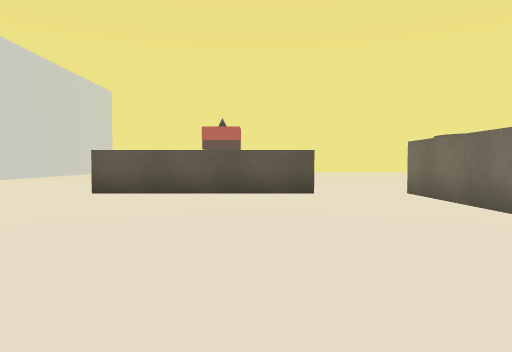
view 1 (above)

24 first-person views from a walk through a Unity game level. The camera is 0.53 m above the floor, tilts 2° down and sees 70° across. The floor is counted in squares, 1 m on a side. Each view is taken from the middle of a square. On the plan, view 1 faces up. The plan holds only what a view shows up to about 9 squares ahead; the rest is blank. The place goes on beyond the plan. The player is left out. Surface patterns are stand-ins for the level's own textures.

view 2
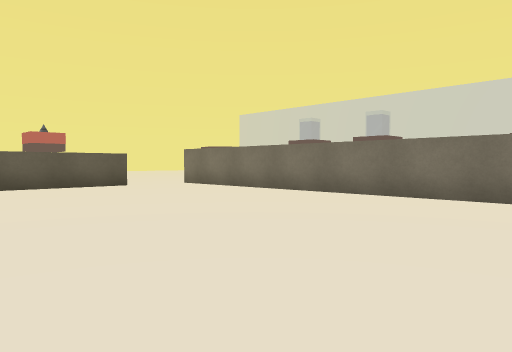

view 3
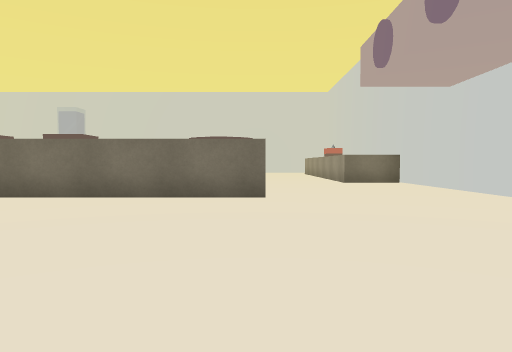

view 4
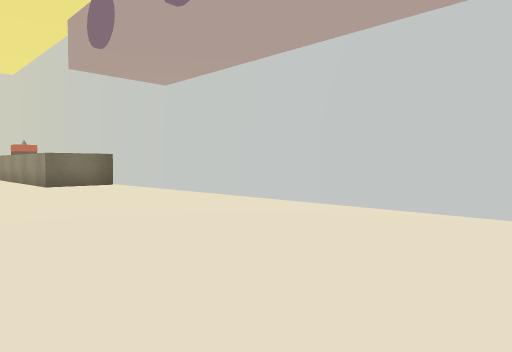

view 5
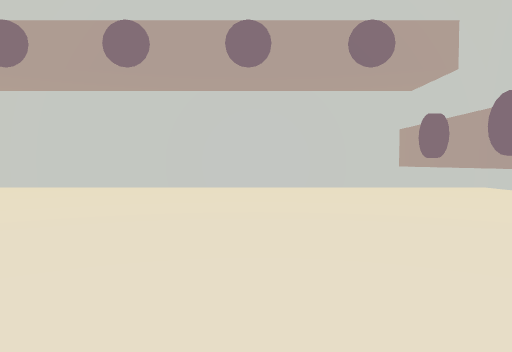

view 6
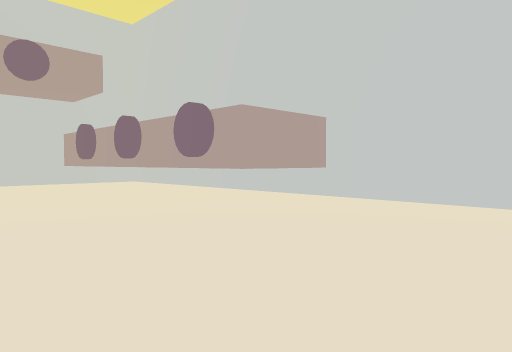

view 7
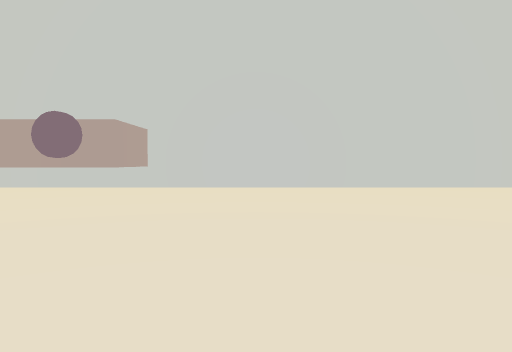

view 8
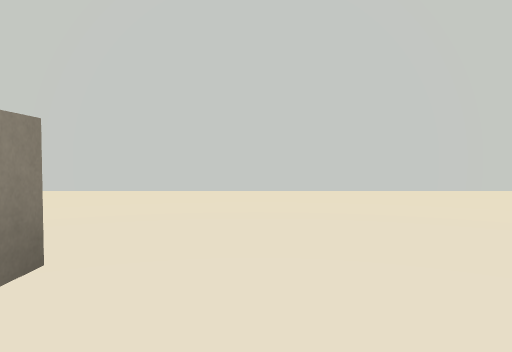

view 9
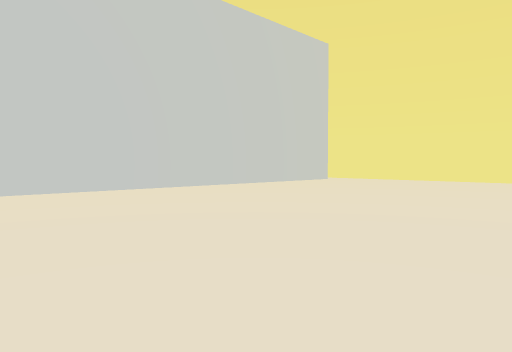

view 10
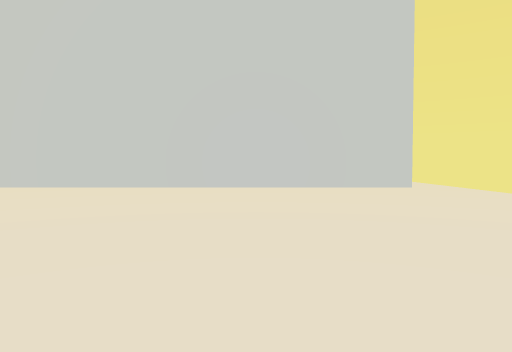

view 11
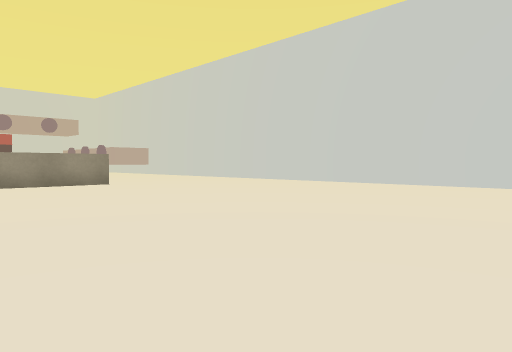

view 12
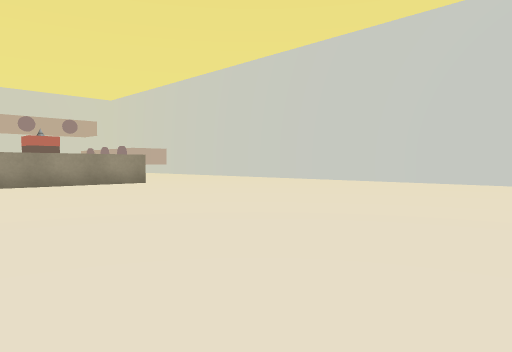

view 13
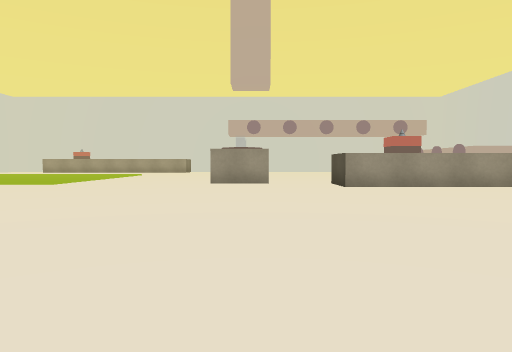

view 14
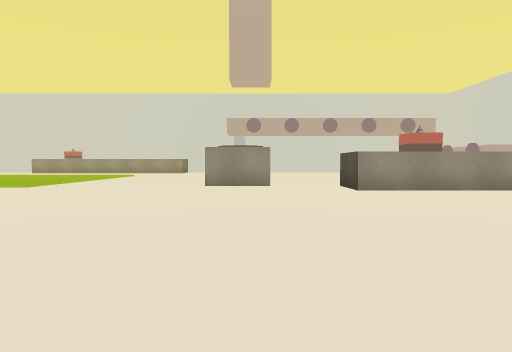

view 15
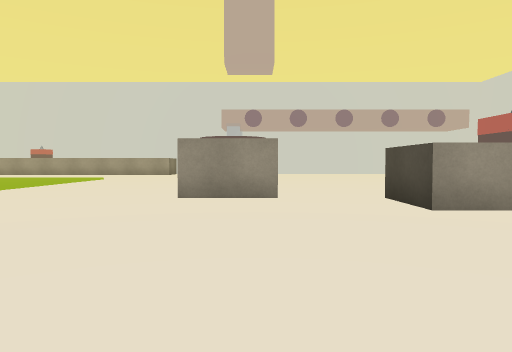

view 16
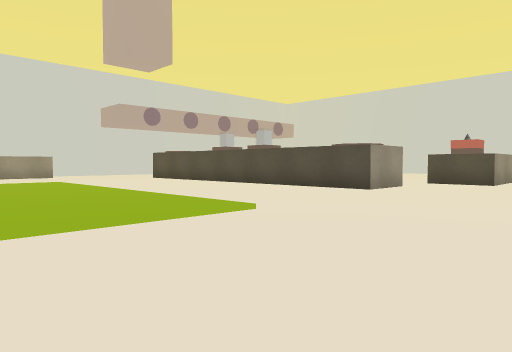

view 17
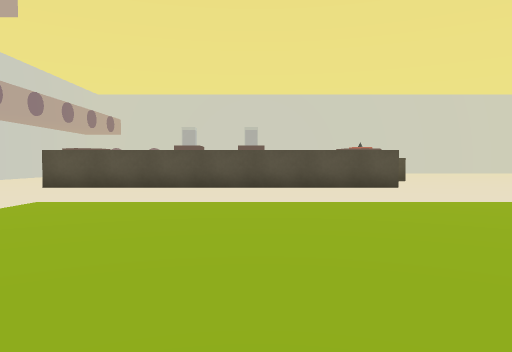

view 18
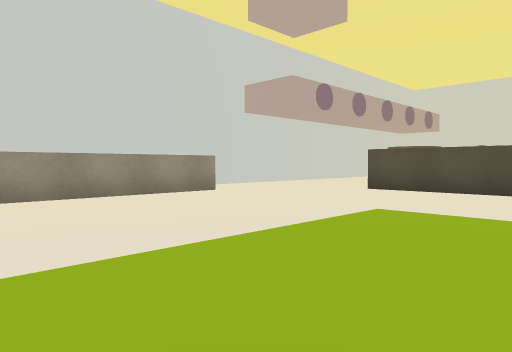

view 19
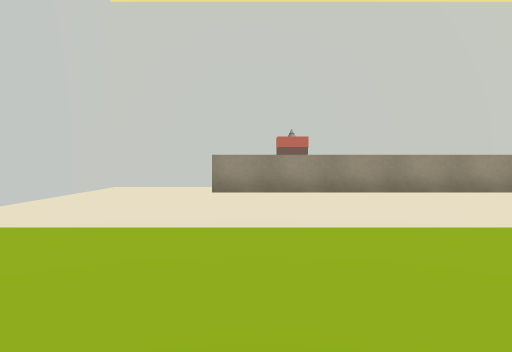

view 20
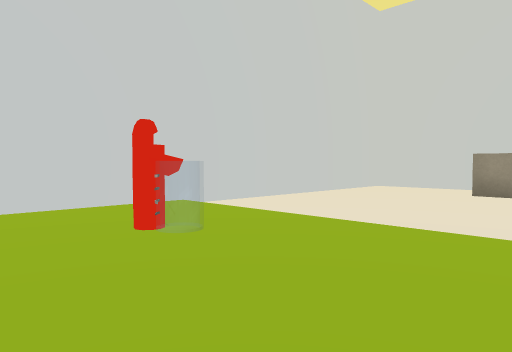

view 21
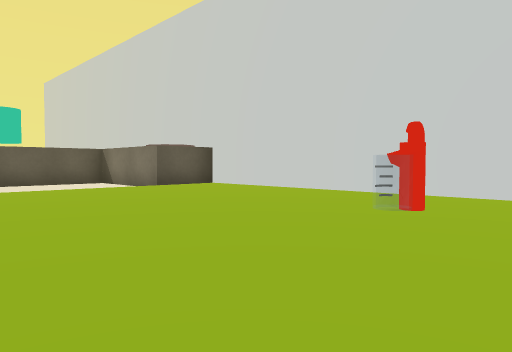

view 22
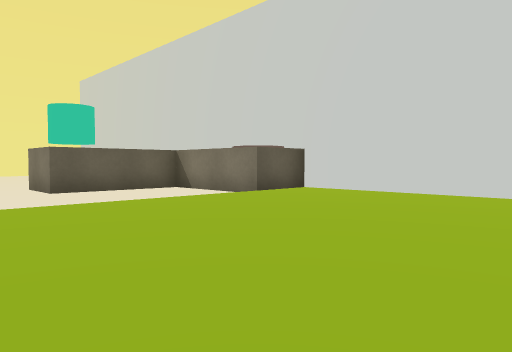

view 23
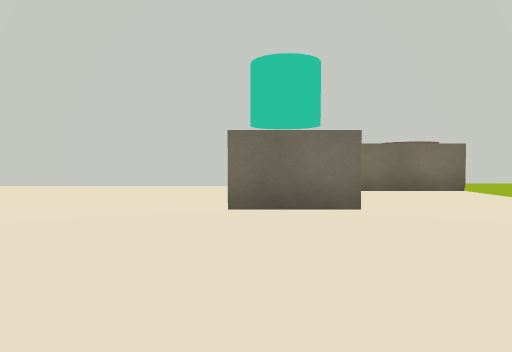

view 24
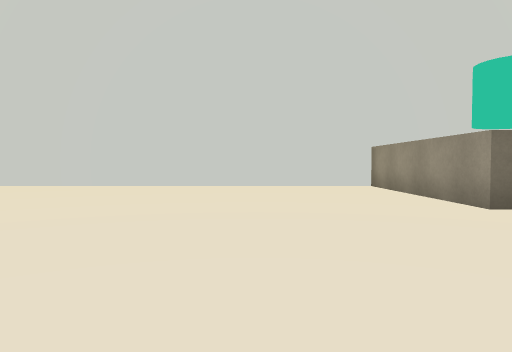

### Floor plan
Key: @ floor where view 1 was taken; # wall or solid block; . main floor; : floor 0.05 m higher than the main floor; / step, stairs or slope; I disc; O other object.
Columns run from 8 left of view 1 to 18 right of it. Each row starts with its distance up from view 1.
 21 ....
 20 #.....                   .#
 19 #......                 ..#
 18 #.......              ....#
 17 #..........          .....#
 16 #...........       .......#
 15 #............     ........#
 14 #.............   .........#
 13 #.............    ........#
 12 #..............   ........#
 11 #............... ....######
 10 #....................####
  9 #.......................O
  8 #.....####..............O
  7 #.....####......////////OO#
  6 #..........OO.../:::::::::#
  5 #..........OO.../:::::::::#
  4 #..........OO.../:::::::::#
  3 #..........OO.../:::::::::#
  2 #..........OO.../:::::::::#
  1 #..........OO.../::::::OO:#
  0 ##I.....@..OO...//////////#
 -1 ###........OO.............#
 -2 ###........OO.............#
 -3 ###.......................#
 -4 ###.......................#
 -5 ###............#########..#
 -6 ################       ####

Where each view was taken, in squares from view 1:
view 1: 0 up, 0 right, facing up
view 2: 2 down, 3 left, facing up-right
view 3: 2 down, 3 left, facing right
view 4: 2 down, 2 left, facing down-right
view 5: 2 up, 3 left, facing down
view 6: 4 up, 3 left, facing down-left
view 7: 3 up, 0 right, facing left
view 8: 9 up, 1 left, facing left
view 9: 10 up, 1 left, facing up-left
view 10: 17 up, 0 right, facing left
view 11: 17 up, 1 right, facing down-left
view 12: 17 up, 2 right, facing down-left
view 13: 16 up, 3 right, facing down
view 14: 15 up, 3 right, facing down
view 15: 12 up, 3 right, facing down
view 16: 10 up, 11 right, facing down-left
view 17: 3 up, 13 right, facing left
view 18: 2 up, 12 right, facing down-left
view 19: 3 up, 14 right, facing down
view 20: 3 up, 13 right, facing down-right
view 21: 0 up, 12 right, facing up-right
view 22: 2 up, 11 right, facing up-right
view 23: 11 up, 9 right, facing right
view 24: 14 up, 9 right, facing right
